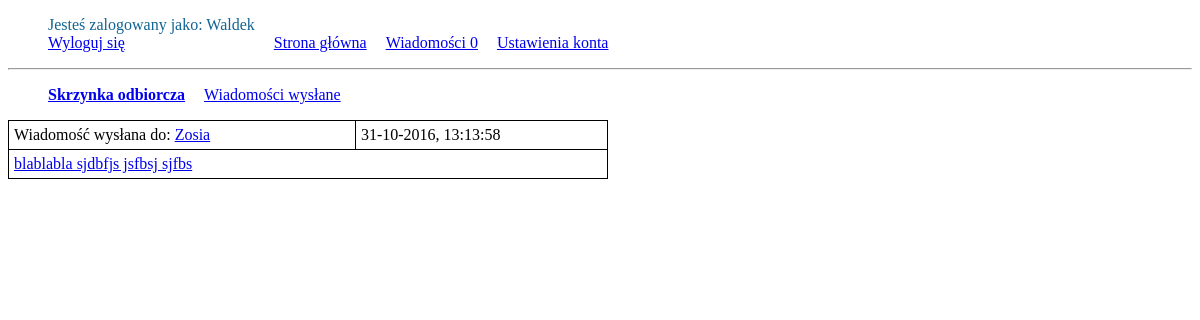
Before: /outbox.php (signed in) with the older database file.
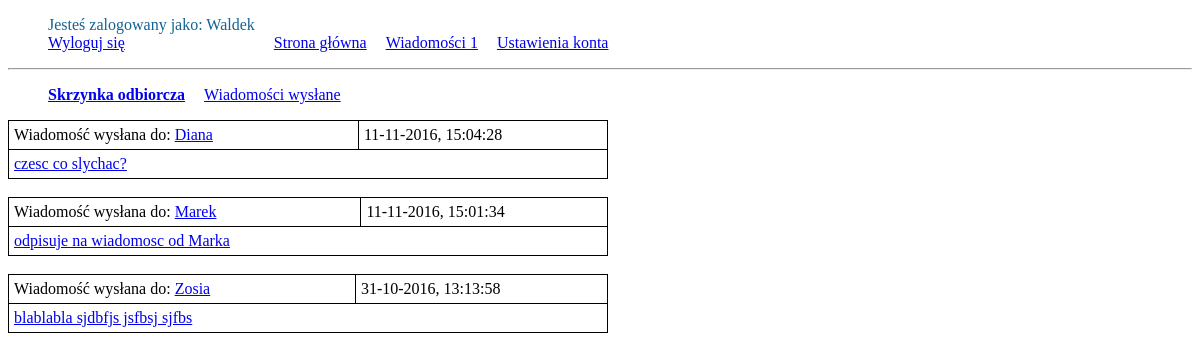
After: the same page with the newer database file.
### tables this page shows
CREATE TABLE `messages` (
  `id` int(11) NOT NULL,
  `creation_date` int(11) NOT NULL,
  `sender_id` int(11) NOT NULL,
  `receiver_id` int(11) NOT NULL,
  `message` text NOT NULL,
  `msg_status` tinyint(1) NOT NULL,
  `replay_to` int(11) NOT NULL
);

CREATE TABLE `users` (
  `id` int(11) NOT NULL,
  `username` varchar(255) DEFAULT NULL,
  `hashedPassword` varchar(60) NOT NULL,
  `email` varchar(255) NOT NULL
);

### src/Message.php (called while the page is built, shortened)
<?php
class Message {
    private $id;
    private $creationDate;
    private $receiverId;
    private $message;
    public function __construct() {
        $this->id = -1;
        $this->creationDate = '';
        $this->receiverId = '';
        $this->message = '';
    }
    function getId() {
        return $this->id;
    }
    function getCreationDate() {
        return $this->creationDate;
    }
    function getReceiverId() {
        return $this->receiverId;
    }
    function getMessage() {
        return $this->message;
    }
    static public function loadSendMessages(mysqli $conn, $userId) {
        $sql = "SELECT * FROM messages WHERE sender_id LIKE $userId ORDER BY creation_date DESC";
        $result = $conn->query($sql);
        $ret = [];
        if ($result != false && $result->num_rows != 0) {
            foreach ($result as $row) {
                $receivedMessages = new Message();
                $receivedMessages->id = $row["id"];
                $receivedMessages->senderId = $row["sender_id"];
                $receivedMessages->receiverId = $row["receiver_id"];
                $receivedMessages->creationDate = $row["creation_date"];
                $receivedMessages->message = $row['message'];
                $receivedMessages->msgStatus = $row['msg_status'];
                $receivedMessages->replayTo = $row['replay_to'];
                $ret[$receivedMessages->id] = $receivedMessages;
            }
        }
        return $ret;
    }
    static public function countReceivedUnreadMessages(mysqli $conn, $userId) {
        $sql = "SELECT * FROM messages WHERE receiver_id = $userId AND msg_status = 1";
        $result = $conn->query($sql);
        if ($result != false && $result->num_rows != 0) {
            return $result->num_rows;
        }
        return 0;
    }
}

### src/User.php (called while the page is built, shortened)
<?php
class User {
    static public function loadUsernameByUserId(mysqli $conn, $userId) {
        $sql = "SELECT id, username FROM users WHERE id = '$userId'";
        $result = $conn->query($sql);
        if ($result->num_rows == 1) {
            $row = $result->fetch_assoc();
            $username = $row['username'];
            return $username;
        }
    }
}
?>

### outbox.php (the view, shortened to what this page needs)
<?php
include_once 'src/Message.php';
include_once 'src/User.php';
require_once 'src/connection.php';
$msgCount = Message::countReceivedUnreadMessages($conn, $_SESSION['loggedUserId']);
$userId = $_SESSION['loggedUserId'];
$msg = 0;
?>
<!DOCTYPE html>
<html>
    <head>
        <link rel="stylesheet" href="css/style.css">
    </head>
    <body>
        <div class="main_menu" cellspacing='10'>
            <ul>
                <li>
                    Jesteś zalogowany jako:
                    <?=$_SESSION['loggedUserName'];
                    ?><br>
                    <a href="logout.php">Wyloguj się</a>
                </li>
                <li>
                    <a href="index.php">Strona główna</a>
                </li>
                <li>
                    <a href="inbox.php">Wiadomości  <?=$msgCount?></a>
                </li>
                <li>
                    <a href="accountAdjustment.php">Ustawienia konta</a>
                </li>
            </ul>
        </div>
        <hr>
        <div class="messages_menu" cellspacing='10'>
            <ul>
                <li>
                    <strong><a href="inbox.php">Skrzynka odbiorcza</a></strong>
                </li>
                <li>
                    <a href="outbox.php">Wiadomości wysłane</a>
                </li>
            </ul>
        </div>
<?php
if ($inbox = Message::loadSendMessages($conn, $userId)) {
    foreach ($inbox as $message) {
        $username = User::loadUsernameByUserId($conn, $message->getReceiverId());
?>
        <table class="messages">
            <tr>
                <td>
                    Wiadomość wysłana do: <a href="usersTweets.php?followedUserId=<?=$message->getReceiverId();?>"><?=$username?></a>
                </td>
                <td>
                    <?=date('d-m-Y, G:i:s', $message->getCreationDate())?>
                </td>
            </tr>
            <tr>
                <td id="message_text" colspan="2">
<?php
        if ($msg == $message->getId()) {
            echo $message->getMessage();
        } else {
            echo "<a href='outbox.php?id=" . $message->getId() . "'>" . substr($message->getMessage(), 0, 30) . "</a>";
        }
?>
                </td>
            </tr>
        </table><br>
<?php
    }
}
?>
    </body>
</html>

Changed rows visible on the page:
added messages: receiver.username "Diana", creation_date "11-11-2016, 15:04:28", message "czesc co slychac?"
added messages: receiver.username "Marek", creation_date "11-11-2016, 15:01:34", message "odpisuje na wiadomosc od Marka"
Other visible differences:
$msgCount: "0" → "1"
